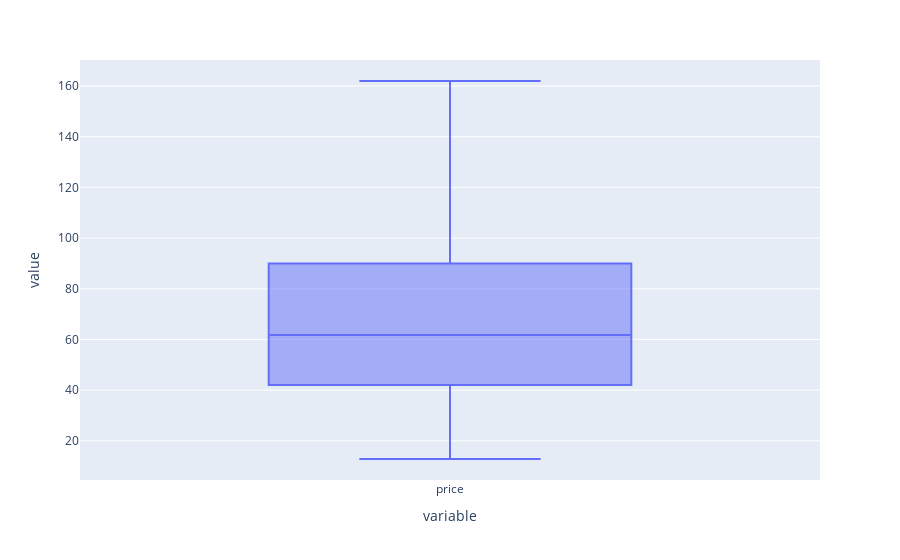

This figure's notebook cell:
### Code cell
px.box(data['price'])

### Figure 1 — Plotly figure (JSON) as saved in the notebook; plotly's stock layout.template omitted (floating-point values rounded to 4 significant figures; data arrays with more than 128 entries replaced by an {"elided": "..."} marker saying what was removed)
{"data": [{"alignmentgroup": "True", "hovertemplate": "variable=%{x}<br>value=%{y}<extra></extra>", "legendgroup": "", "marker": {"color": "#636efa"}, "name": "", "notched": false, "offsetgroup": "", "orientation": "v", "showlegend": false, "type": "box", "x": {"elided": "2620 str values"}, "x0": " ", "xaxis": "x", "y": {"elided": "2620 float values"}, "y0": " ", "yaxis": "y"}], "layout": {"boxmode": "group", "legend": {"tracegroupgap": 0}, "margin": {"t": 60}, "xaxis": {"anchor": "y", "domain": [0, 1], "title": {"text": "variable"}}, "yaxis": {"anchor": "x", "domain": [0, 1], "title": {"text": "value"}}}}
